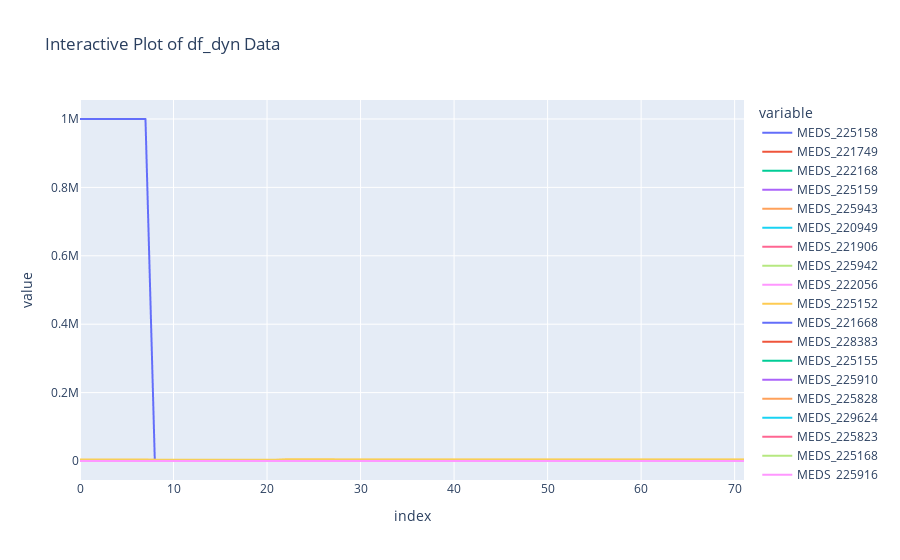

This figure's notebook cell:
### Code cell
data_icu = True

if radio_input7.value=='No CV':
    cv=0
elif radio_input7.value=='5-fold CV':
    cv=int(5)
elif radio_input7.value=='10-fold CV':
    cv=int(10)
ml=ML_models(data_icu,cv,radio_input5.value,concat=radio_input6.value=='Conactenate',oversampling=radio_input8.value=='True')
